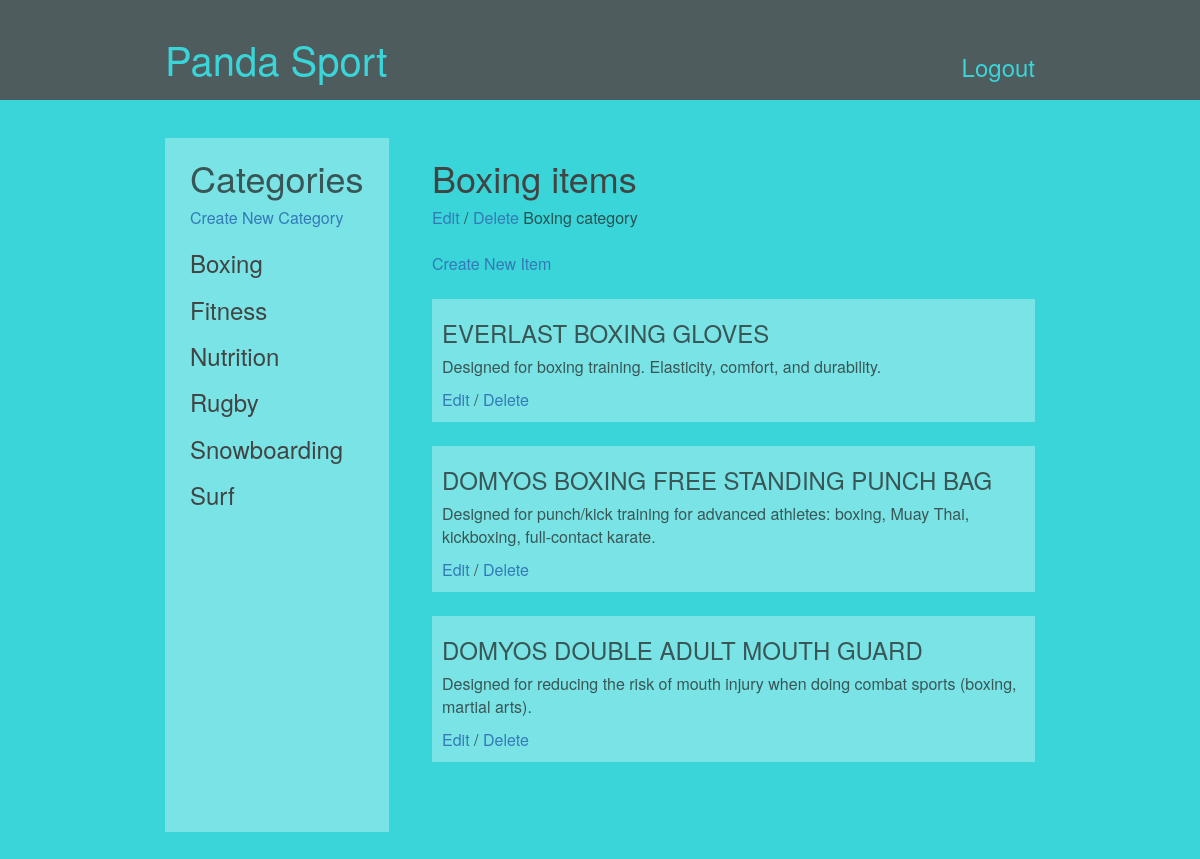
Screenshot of /category/3/items/ with the database file from the repository.
### database_setup.py (models this page shows, shortened)
class Category(Base):
    __tablename__ = 'category'
    name = Column(String(80), nullable=False)
    id = Column(Integer, primary_key=True)
    user_id = Column(Integer, ForeignKey('user.id'))
    user = relationship(User)

class Item(Base):
    __tablename__ = 'item'
    name = Column(String(80), nullable=False)
    id = Column(Integer, primary_key=True)
    description = Column(String(250))
    category_id = Column(Integer, ForeignKey('category.id'))
    category = relationship(Category)
    user_id = Column(Integer, ForeignKey('user.id'))
    user = relationship(User)

### application.py (the view)
@app.route('/category/<int:category_id>/')
@app.route('/category/<int:category_id>/items/')
def showItems(category_id):
    categories = session.query(Category).order_by(Category.name).all()
    category = session.query(Category).filter_by(id=category_id).one()
    creator = getUserInfo(category.user_id)
    items = session.query(Item).filter_by(category_id=category_id).all()
    return render_template('items.html',
                           category=category,
                           items=items,
                           creator=creator,
                           categories=categories)

### application.py (called while the page is built)
def getUserInfo(user_id):
    user = session.query(User).filter_by(id=user_id).one()
    return user

### templates/items.html (shortened to what this page needs)
{% extends "main.html" %}
{% block content %}
    <div class="message">
      <br>
    </div>
    <div class="container">
      <div class="categories">
        <h1 class="header">Categories</h1>
        <a href="{{ url_for('newCategory')}}">Create New Category</a>
        {% for category in categories %}
        <div class="name">
          <a class="name" href="{{ url_for('showItems', category_id=category.id)}}"><h3>{{category.name}}</h3></a>
        </div>
        {% endfor %}
      </div>
      <div class="items">
        <h1 class="item_header">{{ category.name }} items</h1>
        <div class="edit_delete">
          <a href="{{ url_for('editCategory', category_id=category.id)}}">Edit </a> /
          <a href="{{ url_for('deleteCategory', category_id=category.id)}}">Delete </a> {{ category.name }} category
        </div>
        <br>
        <a href="{{ url_for('newItem', category_id=category.id) }}">Create New Item</a>
        <br>
        <br>
        {% for i in items %}
        <div class="item_container">
          <h2 class="name">{{i.name}}</h2>
          <p class="description">{{i.description}}</p>
          <div class="edit_delete">
            <a href="{{ url_for('editItem', category_id=category.id, item_id=i.id) }}">Edit</a> /
            <a href="{{ url_for('deleteItem', category_id=category.id, item_id=i.id) }}">Delete</a>
          </div>
        </div>
        {% endfor %}
        <br>
        <br>
      </div>
    </div>
{% endblock %}

### templates/main.html (shortened to what this page needs)
<!DOCTYPE html>
<html lang="en">
	<head>
		<link rel="stylesheet" href="//netdna.bootstrapcdn.com/bootstrap/3.1.1/css/bootstrap.min.css">
		<link rel="stylesheet" type="text/css" href="{{ url_for('static', filename='panda-catalog.css') }}">
	</head>
	<body>
  <header>
    <div class="header_container">
      <a class="app_title" href="{{url_for('showCategories')}}">Panda Sport</a>
      {% if username == 'USER_NOT_LOGGED_IN' %}
        <a class="login_logout" href="{{url_for('showLogin')}}">Login</a>
      {% else %}
        <a class="login_logout" href="{{url_for('disconnect')}}">Logout</a>
      {% endif %}
    </div>
  </header>
    {% block content %}
    {% endblock %}
	</body>
</html>

### static/panda-catalog.css (style rules this page uses)
body { font-size: 16px; margin-bottom: 70px; color: rgba(36, 39, 39, 0.75); background-color: #39D5D8; }
header { height: 100px; background-color: rgba(81, 82, 84, 0.92); }
h3 { color: rgb(66, 68, 68); }
.app_title { font-size: 2.5em; color: #39D5D8; text-decoration: none; }
.message { padding: 0 15px 15px 15px; }
.header_container { padding: 30px 15px 30px 15px; }
.item_header { color: rgb(66, 68, 68); }
.item_container { background-color: rgba(255, 255, 255, 0.32); padding: 1px 10px 10px 10px; margin-bottom: 4%; }
.container { display: flex; }
@media screen and (min-width: 900px) { .message, .container, .header_container, .edit_container { width: 900px; margin-left: auto; margin-right: auto; } }
.login_logout { float: right; font-size: 1.5em; color: #39D5D8; margin-top: 20px; }
.categories { margin-right: 5%; background-color: rgba(255, 255, 255, 0.32); padding: 0 25px 0 25px; z-index: 10; }
.name { font-size: 1.5em; }

### rows the page displays
Category: name "Boxing"
Category: name "Fitness"
Category: name "Nutrition"
Category: name "Rugby"
Category: name "Snowboarding"
Category: name "Surf"
Item: name "EVERLAST BOXING GLOVES", description "Designed for boxing training. Elasticity, comfort, and durability."
Item: name "DOMYOS BOXING FREE STANDING PUNCH BAG", description "Designed for punch/kick training for advanced athletes: boxing, Muay Thai, kickboxing, full-contact karate."
Item: name "DOMYOS DOUBLE ADULT MOUTH GUARD", description "Designed for reducing the risk of mouth injury when doing combat sports (boxing, martial arts)."
